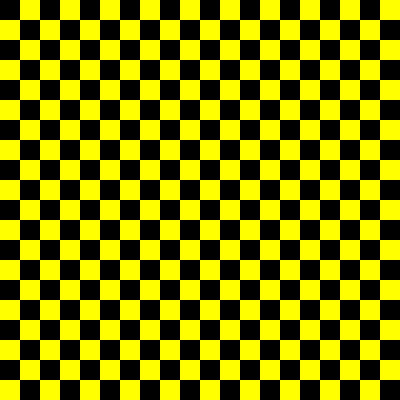
Frame 1 (no input)
Frame 60 (the mouse pressed at the canvas centre just before this capture): identical to frame 1, image omitted
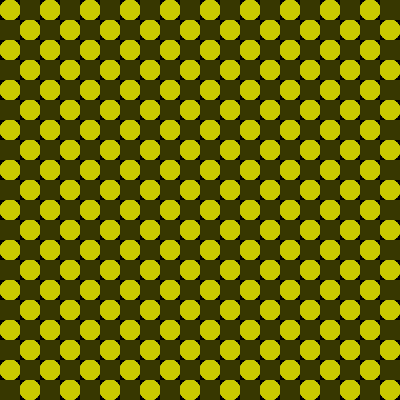
Frame 120 (the mouse held since frame 60 and released just before this capture)

The Processing sketch that drew these frames (run headless with seeded random() and noise(); from frame 60 on, the mouse is pressed at the canvas centre):

// Processing sketch: processing_156858
// ── processing_156858.pde

int number = 20;

void setup() {
  size(400, 400);
  background(0);
}

void draw() {  
  noStroke();
  ellipseMode(CORNER);


  for (int i = 0; i<number; i++) {
    for (int j = 0; j<number; j++) {

      int w = width/number;
      int h = height/number;

      int x = i*w;
      int y = j*h;

      if ((i+j) % 2 == 0) {
        
        fill(mouseX, mouseY, 0);
        ellipse(x, y, w, h);
        
      } else if ((i+j) % 1 == 0) {
        
        fill((255-mouseX), (255-mouseY), 0);
        rect(x, y, w, h);
      }
      
    }
  }
}
